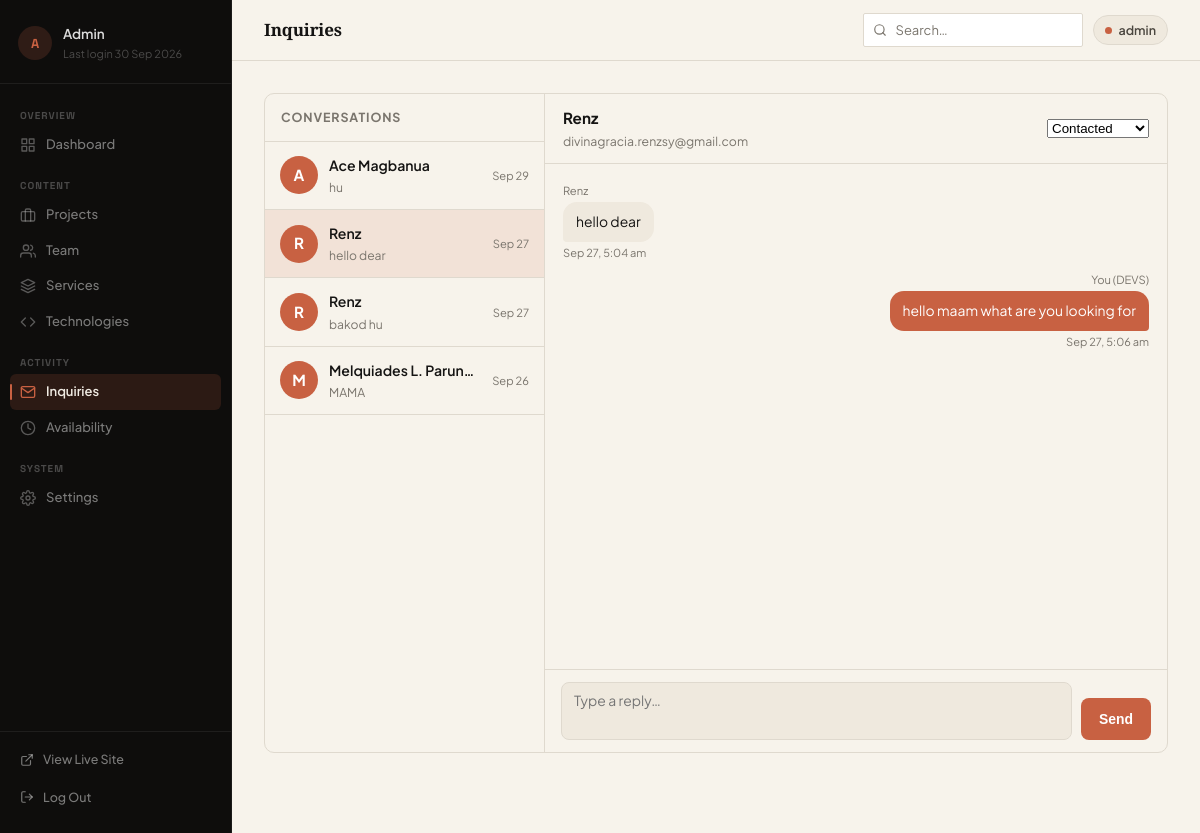
/admin?sub=inquiries&email=divinagracia.renzsy@gmail.com (signed in), run on the app's committed database.
### tables this page shows
CREATE TABLE `project_inquiries` (
  `inquiry_id` int(10) UNSIGNED NOT NULL,
  `inquiry_name` varchar(120) NOT NULL,
  `inquiry_email` varchar(190) NOT NULL,
  `inquiry_phone` varchar(60) NOT NULL DEFAULT '',
  `inquiry_company` varchar(160) NOT NULL DEFAULT '',
  `inquiry_project_type` varchar(60) NOT NULL DEFAULT '',
  `inquiry_budget_range` varchar(60) NOT NULL DEFAULT '',
  `inquiry_description` text DEFAULT NULL,
  `inquiry_preferred_contact` varchar(40) NOT NULL DEFAULT '',
  `inquiry_status` varchar(30) NOT NULL DEFAULT 'New',
  `inquiry_created_at` timestamp NOT NULL DEFAULT current_timestamp()
);

CREATE TABLE `inquiry_replies` (
  `reply_id` int(10) UNSIGNED NOT NULL,
  `inquiry_id` int(10) UNSIGNED NOT NULL,
  `direction` enum('client','admin') NOT NULL DEFAULT 'admin',
  `reply_subject` varchar(255) NOT NULL DEFAULT '',
  `reply_message` text NOT NULL,
  `replied_at` timestamp NOT NULL DEFAULT current_timestamp()
);

### app/controllers/AdminController.php (called while the page is built, shortened)
<?php
require_once __DIR__ . "/../../config/Database.php";
require_once __DIR__ . "/../helpers.php";
require_once __DIR__ . "/../models/Inquiries.php";
class AdminController {
    private $inquiries;
    private $db;
    public function __construct() {
        $this->db = (new Database())->connect();
        $this->inquiries = new Inquiries($this->db);
    }
    public function manageInquiries() {
        $replies = new InquiryReplies($this->db);
        $contacts = $this->inquiries->getGroupedByEmail();
        $activeEmail    = trim($_GET['email'] ?? '');
        if ($activeEmail !== '') {
            $activeInquiry   = $this->inquiries->getLatestByEmail($activeEmail);
            $activeThread    = $replies->getByEmail($activeEmail);
            $contacts = $this->inquiries->getGroupedByEmail();
        }
        $statusOptions = ['New', 'Contacted', 'In Discussion', 'Accepted', 'Completed', 'Archived'];
        include __DIR__ . "/../views/admin/header.php";
        include __DIR__ . "/../views/admin/inquiries.php";
        include __DIR__ . "/../views/admin/footer.php";
    }
}

### config/Database.php (called while the page is built, shortened)
<?php
require_once __DIR__ . '/../app/helpers.php';
class Database {
    private $host;
    private $user;
    private $pass;
    private $dbname;
    public $conn;
    public function __construct() {
        $env = self::loadEnv();
        $this->host = getenv('DB_HOST') ?: ($env['DB_HOST'] ?? 'localhost');
        $this->user = getenv('DB_USER') ?: ($env['DB_USER'] ?? 'root');
        $this->pass = getenv('DB_PASS') !== false ? getenv('DB_PASS') : ($env['DB_PASS'] ?? '');
        $this->dbname = getenv('DB_NAME') ?: ($env['DB_NAME'] ?? 'db_devs');
    }
    private static function loadEnv() {
        static $env = null;
        if ($env !== null) {
            return $env;
        }
        $env = [];
        $path = __DIR__ . '/.env';
        return $env;
    }
    public function connect() {
        try {
            $this->conn = new mysqli($this->host, $this->user, $this->pass, $this->dbname);
            $this->conn->set_charset('utf8mb4');
        } catch (mysqli_sql_exception $e) {
            http_response_code(500);
            die('Database connection failed. Check config/.env and that MySQL is running.');
        }
        return $this->conn;
    }
}

### app/models/Inquiries.php (called while the page is built, shortened)
<?php
class Inquiries {
    private $conn;
    private $table = "project_inquiries";
    public function __construct($db) {
        $this->conn = $db;
    }
    public function getGroupedByEmail() {
        $query = "
            SELECT
                i.*,
                COUNT(i2.inquiry_id) AS total_inquiries,
                SUM(CASE WHEN i2.inquiry_status = 'New' THEN 1 ELSE 0 END) AS unread_count
            FROM {$this->table} i
            INNER JOIN (
                SELECT inquiry_email, MAX(inquiry_created_at) AS latest
                FROM {$this->table}
                GROUP BY inquiry_email
            ) latest ON i.inquiry_email = latest.inquiry_email
                    AND i.inquiry_created_at = latest.latest
            INNER JOIN {$this->table} i2 ON i2.inquiry_email = i.inquiry_email
            GROUP BY i.inquiry_email
            ORDER BY i.inquiry_created_at DESC
        ";
        $stmt = $this->conn->prepare($query);
        $stmt->execute();
        return $stmt->get_result()->fetch_all(MYSQLI_ASSOC);
    }
    public function getLatestByEmail(string $email) {
        $query = "SELECT * FROM {$this->table} WHERE inquiry_email = ? ORDER BY inquiry_created_at DESC LIMIT 1";
        $stmt = $this->conn->prepare($query);
        $stmt->bind_param("s", $email);
        $stmt->execute();
        return $stmt->get_result()->fetch_assoc();
    }
}
class InquiryReplies {
    private $conn;
    private $table = "inquiry_replies";
    public function __construct($db) {
        $this->conn = $db;
    }
    public function getByEmail(string $email): array {
        $query = "
            SELECT r.*
            FROM {$this->table} r
            INNER JOIN project_inquiries i ON r.inquiry_id = i.inquiry_id
            WHERE i.inquiry_email = ?
            ORDER BY r.replied_at ASC
        ";
        $stmt = $this->conn->prepare($query);
        $stmt->bind_param("s", $email);
        $stmt->execute();
        return $stmt->get_result()->fetch_all(MYSQLI_ASSOC);
    }
}

### app/helpers.php (called while the page is built, shortened)
<?php
function e($value) {
    return htmlspecialchars((string)$value, ENT_QUOTES, 'UTF-8');
}

### app/views/admin/inquiries.php (the view, shortened to what this page needs)
<?php
$statusOptions   = $statusOptions   ?? ['New', 'Contacted', 'In Discussion', 'Accepted', 'Completed', 'Archived'];
$contacts        = $contacts        ?? [];
$activeEmail     = $activeEmail     ?? '';
$activeThread    = $activeThread    ?? [];
$activeInquiry   = $activeInquiry   ?? null;
?>
<div class="messenger-wrap<?php echo $activeInquiry ? ' has-active' : ''; ?>">
    <aside class="msg-sidebar">
        <div class="msg-sidebar-head">Conversations</div>
        <div class="msg-contact-list">
            <?php if (empty($contacts)): ?>
                <p class="msg-empty-side">No inquiries yet.</p>
            <?php else: foreach ($contacts as $c):
                $initials = strtoupper(substr(trim($c['inquiry_name']), 0, 1) ?: '?');
                $isActive = ($c['inquiry_email'] === $activeEmail);
                $preview  = mb_strimwidth(trim($c['inquiry_description'] ?? ''), 0, 42, '…');
                $date     = date('M j', strtotime($c['inquiry_created_at']));
            ?>
            <a href="<?php echo BASE_URL; ?>/admin?sub=inquiries&email=<?php echo urlencode($c['inquiry_email']); ?>"
               class="msg-contact-item <?php echo $isActive ? 'active' : ''; ?>">
                <div class="msg-avatar"><?php echo e($initials); ?></div>
                <div class="msg-ci">
                    <div class="msg-ci-name"><?php echo e($c['inquiry_name']); ?></div>
                    <div class="msg-ci-preview"><?php echo e($preview); ?></div>
                </div>
                <div class="msg-ci-meta">
                    <span class="msg-ci-date"><?php echo $date; ?></span>
                </div>
            </a>
            <?php endforeach; endif; ?>
        </div>
    </aside>
    <div class="msg-main">
        <?php if ($activeInquiry): ?>
        <div class="msg-main-head">
            <div>
                <div class="msg-main-name"><?php echo e($activeInquiry['inquiry_name']); ?></div>
                <div class="msg-main-sub">
                    <?php echo e($activeInquiry['inquiry_email']); ?>
                </div>
            </div>
            <div style="display:flex;align-items:center;gap:10px;">
                <form method="POST" action="<?php echo BASE_URL; ?>/admin?action=adminUpdateInquiryStatus"
                      style="display:flex;gap:8px;align-items:center;">
                    <select class="admin-inline-select" id="conv_status" name="inquiry_status"
                            onchange="this.form.submit()">
                        <?php foreach ($statusOptions as $opt): ?>
                            <option value="<?php echo e($opt); ?>"
                                <?php echo $activeInquiry['inquiry_status'] === $opt ? 'selected' : ''; ?>>
                                <?php echo e($opt); ?>
                            </option>
                        <?php endforeach; ?>
                    </select>
                </form>
            </div>
        </div>
        <div class="msg-thread" id="msgThread">
            <?php if (empty($activeThread)): ?>
                <div class="msg-no-thread">
                    <span>No messages stored yet.</span>
                    <span style="font-size:.76rem;">New messages from this client will appear here.</span>
                </div>
            <?php else: foreach ($activeThread as $msg):
                $dir  = $msg['direction'];
                $time = date('M j, g:i a', strtotime($msg['replied_at']));
            ?>
            <div class="msg-bwrap <?php echo e($dir); ?>">
                <div class="msg-blabel">
                    <?php echo $dir === 'client' ? e($activeInquiry['inquiry_name']) : 'You (DEVS)'; ?>
                </div>
                <div class="msg-bubble"><?php echo e($msg['reply_message']); ?></div>
                <div class="msg-btime"><?php echo $time; ?></div>
            </div>
            <?php endforeach; endif; ?>
        </div>
        <div class="msg-reply-box">
            <form method="POST" action="<?php echo BASE_URL; ?>/admin?action=adminReplyInquiry" id="replyForm">
                <div class="msg-reply-row">
                    <textarea class="msg-textarea" name="reply_message" id="replyMsg"
                              placeholder="Type a reply…" rows="2" required></textarea>
                    <button type="submit" class="msg-send">Send</button>
                </div>
            </form>
        </div>
        <?php endif; ?>
    </div>
</div>

### public/css/style.css (style rules this page uses)
*, *::before, *::after { margin: 0; padding: 0; box-sizing: border-box; }
:root { --font-hero: 'Bebas Neue', 'Impact', sans-serif; --font-display: 'Playfair Display', Georgia, serif; --font-body: 'Plus Jakarta Sans', system-ui, -apple-system, sans-serif; --font-mono: 'Space Grotesk', ui-monospace, monospace; --font-signature: 'Caveat', cursive, serif; --bg-primary: #F7F3EB; --bg-secondary: #EFE9DE; --bg-card: #FFFFFF; --bg-input: #FFFFFF; --bg-sun: #C86142; --text-primary: #151413; --text-secondary: #4A463F; --text-muted: #7A756D; --text-light: #A39D92; --terracotta: #C86142; --terracotta-hover: #B25235; --terracotta-soft: rgba(200, 97, 66, 0.12); --terracotta-glow: rgba(200, 97, 66, 0.25); --accent: var(--terracotta); --accent-hover: var(--terracotta-hover); --accent-soft: var(--terracotta-soft); --border: #DFD9CE; --border-strong: #CEC6B7; --border-subtle: #EBE5DB; --shadow-sm: 0 1px 3px rgba(21, 20, 19, 0.05); --shadow-md: 0 12px 30px rgba(21, 20, 19, 0.07); --shadow-lg: 0 24px 60px rgba(21, 20, 19, 0.12); --nav-bg: rgba(247, 243, 235, 0.92); --btn-primary-bg: #151413; --btn-primary-text: #F7F3EB; --btn-primary-hover: #2D2A27; --code-bg: #161514; --status-limited: #b07d1c; --radius-sm: 2px; --radius-md: 4px; --radius-lg: 8px; --radius-pill: 9999px; --ease: cubic-bezier(0.16, 1, 0.3, 1); --container: 1240px; --container-wide: 1380px; }
html { scroll-behavior: smooth; -webkit-text-size-adjust: 100%; }
body { font-family: var(--font-body); background: var(--bg-primary); color: var(--text-primary); line-height: 1.65; font-size: 16px; -webkit-font-smoothing: antialiased; transition: background-color 0.35s var(--ease), color 0.35s var(--ease); }
a { color: var(--accent); text-decoration: none; transition: color 0.2s var(--ease); }
html, body { overflow-x: clip; max-width: 100%; }

### public/css/admin.css (style rules this page uses)
.admin-body { --adm-sidebar-bg: #0E0D0C; --adm-sidebar-border: rgba(255, 255, 255, 0.06); --adm-item-text: rgba(255, 255, 255, 0.45); --adm-item-text-hover: rgba(255, 255, 255, 0.88); --adm-item-bg-hover: rgba(255, 255, 255, 0.055); --adm-item-bg-active: rgba(200, 97, 66, 0.16); --adm-item-active-txt: #F0EBE3; --adm-group-label: rgba(255, 255, 255, 0.25); --adm-divider: rgba(255, 255, 255, 0.07); --adm-width: 232px; background: var(--bg-primary); color: var(--text-primary); font-size: 14px; line-height: 1.5; }
.nav-item.active .nav-icon svg { stroke: #C86142; }

### data on the page
project_inquiries: inquiry_name "A", inquiry_name "Ace Magbanua", inquiry_description "hu", inquiry_created_at "Sep 29"
project_inquiries: inquiry_name "R", inquiry_name "Renz", inquiry_description "hello dear", inquiry_created_at "Sep 27", inquiry_email "divinagracia.renzsy@gmail.com"
project_inquiries: inquiry_name "R", inquiry_name "Renz", inquiry_description "bakod hu", inquiry_created_at "Sep 27"
project_inquiries: inquiry_name "M", inquiry_name "Melquiades L. Parun…", inquiry_description "MAMA", inquiry_created_at "Sep 26"
inquiry_replies: inquiry.inquiry_name "Renz", reply_message "hello dear", replied_at "Sep 27, 5:04 am"
inquiry_replies: direction "You (DEVS)", reply_message "hello maam what are you looking for", replied_at "Sep 27, 5:06 am"

### other printed values
substr($adminUsername, 0, 1) "A"
$adminUsername "Admin"
$groupLabel "OVERVIEW"
$item['label'] "Dashboard"
$groupLabel "CONTENT"
$item['label'] "Projects"
$item['label'] "Team"
$item['label'] "Services"
$item['label'] "Technologies"
$groupLabel "ACTIVITY"
$item['label'] "Inquiries"
$item['label'] "Availability"
$groupLabel "SYSTEM"
$item['label'] "Settings"
$pageTitle "Inquiries"
